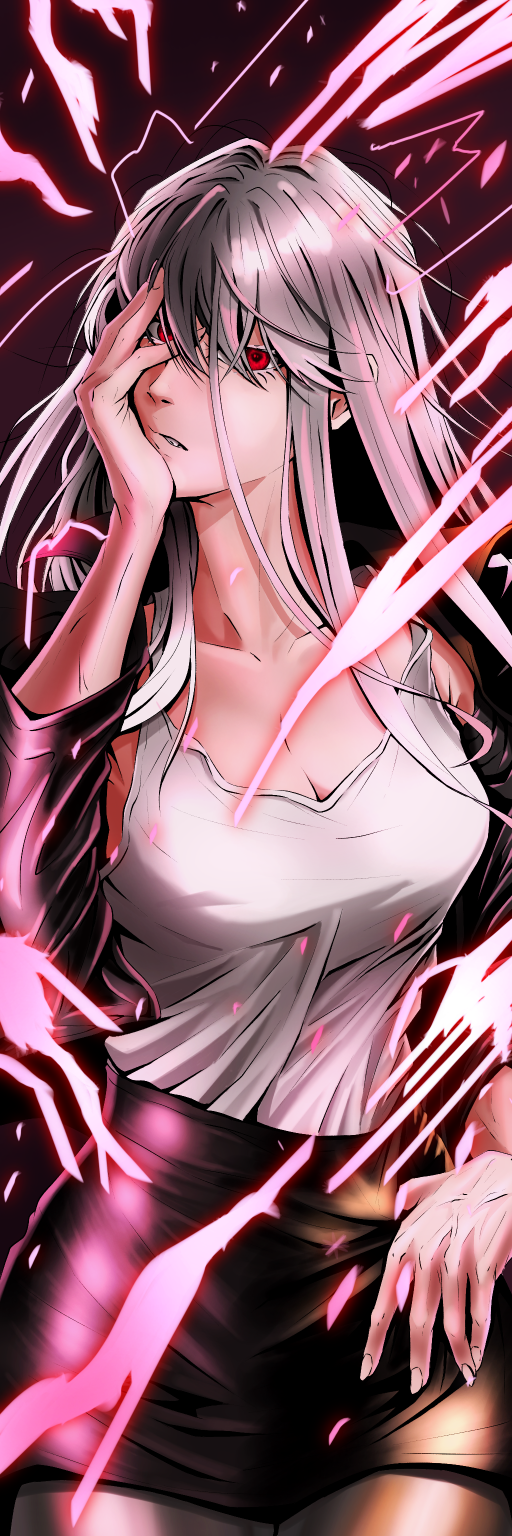
#> input picture 6Semestre/Computacao_grafica/lista3/img_aluno.png, 1024 x 3072 px (shown at 1/2 size)
$ python 1.py
#> lines starting #> are read from the running program, lines starting #| are printed output that depends on the picture
import numpy as np
import cv2
from matplotlib import pyplot as plt

img1 = cv2.imread('img_aluno.png', 0)
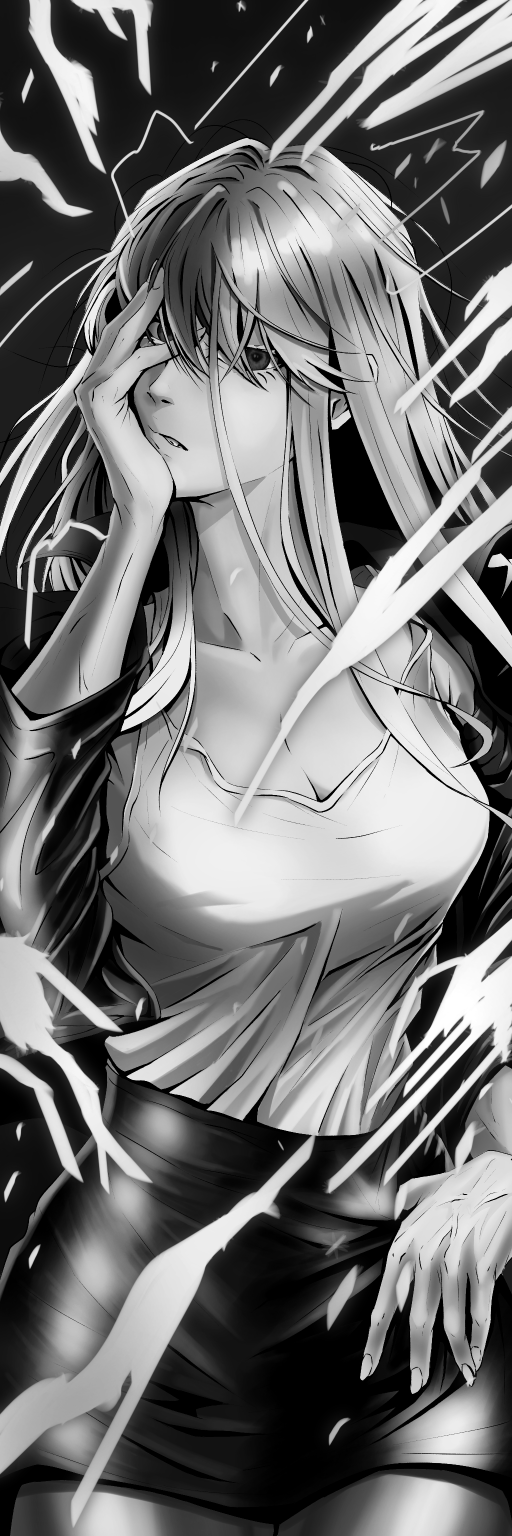
#> img1: shape (3072, 1024) (shown at 1/2 size); min 0, max 255, mean 113.6
img2 = cv2.imread('barra4.png', 0)
img3 = cv2.imread('teste.tif', 0)
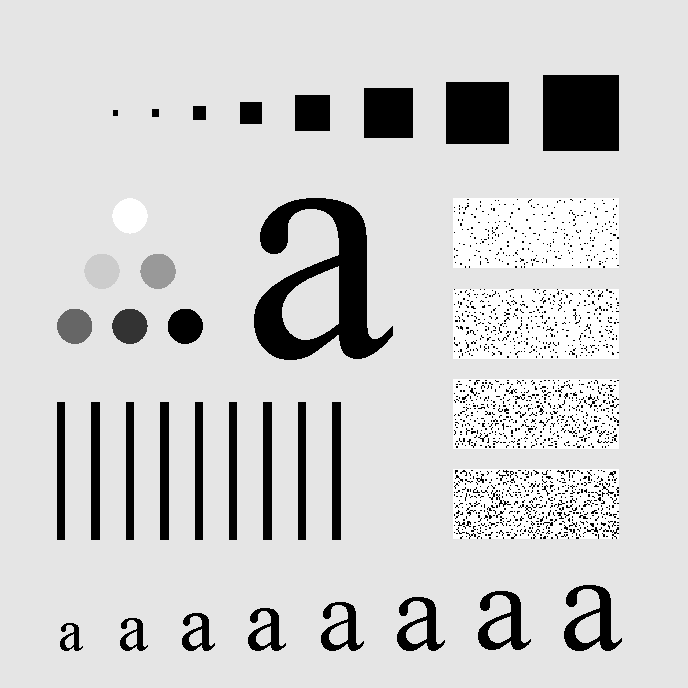
#> input picture 6Semestre/Computacao_grafica/lista3/teste.tif, 688 x 688 px
#> img3 is the input picture: shape (688, 688); min 0, max 255, mean 207.3
img4 = cv2.imread('arara.png', 0)

sizes = 64
img1_s = img1
img2_s = img2
img3_s = img3
img4_s = img4


F1s = cv2.dft(np.float32(img1_s),flags = cv2.DFT_COMPLEX_OUTPUT)
#> (the run stopped early here; a loop or call above may not have finished)
